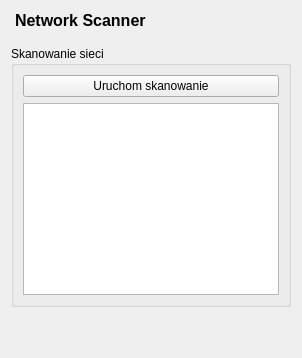
<?xml version="1.0" encoding="UTF-8"?>
<ui version="4.0">
 <class>ScannerTab</class>
 <widget class="QWidget" name="ScannerTab">
  <layout class="QVBoxLayout" name="verticalLayout">
   <item>
    <widget class="QLabel" name="labelTitle">
     <property name="text">
      <string>Network Scanner</string>
     </property>
     <property name="styleSheet">
      <string>font-size: 16px; font-weight: bold; margin-bottom: 10px;</string>
     </property>
    </widget>
   </item>
   <item>
    <widget class="QGroupBox" name="groupScanner">
     <property name="title">
      <string>Skanowanie sieci</string>
     </property>
     <layout class="QVBoxLayout" name="groupLayout">
      <item>
       <widget class="QPushButton" name="scan_btn">
        <property name="text">
         <string>Uruchom skanowanie</string>
        </property>
       </widget>
      </item>
      <item>
       <widget class="QListWidget" name="results"/>
      </item>
     </layout>
    </widget>
   </item>
   <item>
    <spacer name="verticalSpacer">
     <property name="orientation">
      <enum>Qt::Vertical</enum>
     </property>
     <property name="sizeHint" stdset="0">
      <size>
       <width>20</width>
       <height>40</height>
      </size>
     </property>
    </spacer>
   </item>
  </layout>
 </widget>
 <resources/>
 <connections/>
</ui>
